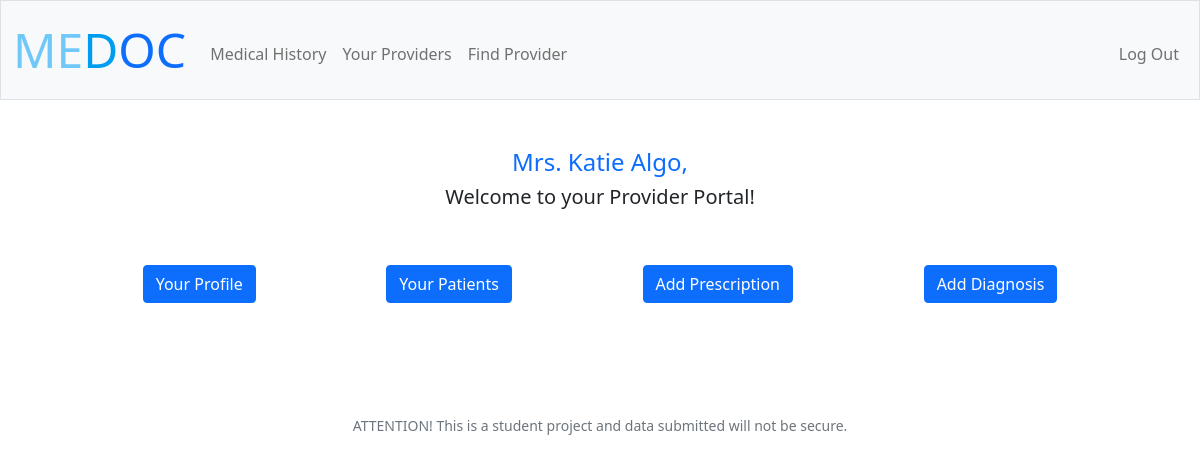
The app's page /provider_portal (signed in) with its own data.
### tables this page shows
CREATE TABLE 'users' ('id' INTEGER PRIMARY KEY AUTOINCREMENT NOT NULL, 'username' TEXT NOT NULL, 'password' TEXT NOT NULL,'first' TEXT NOT NULL,'last' TEXT NOT NULL, 'title' TEXT,'usertype' TEXT, 'dob' DATETIME, 'specialty' TEXT, 'sex' TEXT, 'marital_status' TEXT, 'race' TEXT, 'employment_status' TEXT, 'ocupation' TEXT, 'employer' TEXT);

### app.py (the view)
@app.route("/provider_portal")
@login_required
def provider_portal():
    id = session["user_id"][0]["id"]
    user = db.execute("SELECT * FROM users WHERE id = ?", id)
    return render_template("index_provider.html", user=user)

### app.py (called while the page is built)
@app.after_request
def after_request(response):
    response.headers["Cache-Control"] = "no-cache, no-store, must-revalidate"
    response.headers["Expires"] = 0
    response.headers["Pragma"] = "no-cache"
    return response

### helpers.py (called while the page is built)
def login_required(f):
    @wraps(f)
    def decorated_function(*args, **kwargs):
        if session.get("user_id") is None:
            return redirect("/login")
        return f(*args, **kwargs)
    return decorated_function

### templates/index_provider.html (shortened to what this page needs)
{% extends "layout.html" %}
{% block main %}
<h4 class="username">{{user[0]["title"]}} {{ user[0]["first"] }} {{ user[0]["last"] }},</h4>
<h5 "> Welcome to your Provider Portal!</h5>
<div class="flex title">
    <form action="/provider_profile" method="get">
        <div class="mb-3">
            <button class="btn btn-primary" type="submit">  Your Profile </button>
        </div>
    </form>
    <form action="/patients" method="get">
        <div class="mb-3">
            <button class="btn btn-primary" type="submit">Your Patients</button>
        </div>
    </form>
    <form action="/add_diagnosis" method="get">
        <div class="mb-3">
            <button class="btn btn-primary" type="submit">Add Prescription</button>
        </div>
    </form>
    <form action="/add_prescription" method="GET">
        <div class="mb-3">
            <button class="btn btn-primary" type="submit">Add Diagnosis</button>
        </div>
    </form>
</div>
{% endblock %}

### static/styles.css (style rules this page uses)
.username { font_weight: bold; color: #0d6efd; }
.title { padding-top: 3rem; padding-bottom: 1rem; }
.flex { display: flex; flex-direction: row; flex-wrap: wrap; justify-content: space-evenly; margin-bottom: 2rem; }

### records on screen
users: title "Mrs.", first "Katie", last "Algo"
